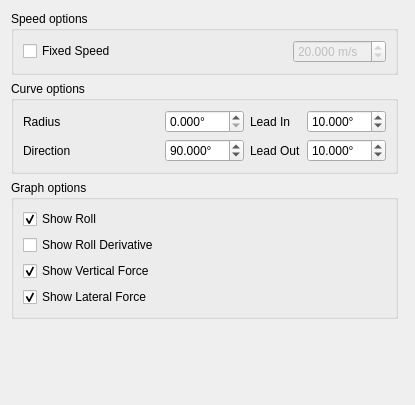
<?xml version="1.0" encoding="UTF-8"?>
<ui version="4.0">
 <class>SectionWidgetCurved</class>
 <widget class="QWidget" name="SectionWidgetCurved">
  <property name="geometry">
   <rect>
    <x>0</x>
    <y>0</y>
    <width>415</width>
    <height>405</height>
   </rect>
  </property>
  <property name="windowTitle">
   <string>Form</string>
  </property>
  <layout class="QGridLayout" name="gridLayout">
   <item row="3" column="0" colspan="2">
    <spacer name="verticalSpacer">
     <property name="orientation">
      <enum>Qt::Vertical</enum>
     </property>
     <property name="sizeHint" stdset="0">
      <size>
       <width>20</width>
       <height>40</height>
      </size>
     </property>
    </spacer>
   </item>
   <item row="1" column="0">
    <widget class="QGroupBox" name="groupBox_2">
     <property name="title">
      <string>Curve options</string>
     </property>
     <layout class="QGridLayout" name="gridLayout_3">
      <item row="0" column="4">
       <widget class="QDoubleSpinBox" name="inputLeadIn">
        <property name="suffix">
         <string>°</string>
        </property>
        <property name="decimals">
         <number>3</number>
        </property>
        <property name="minimum">
         <double>-360.000000000000000</double>
        </property>
        <property name="maximum">
         <double>360.000000000000000</double>
        </property>
        <property name="value">
         <double>10.000000000000000</double>
        </property>
       </widget>
      </item>
      <item row="1" column="4">
       <widget class="QDoubleSpinBox" name="inputLeadOut">
        <property name="suffix">
         <string>°</string>
        </property>
        <property name="decimals">
         <number>3</number>
        </property>
        <property name="minimum">
         <double>-360.000000000000000</double>
        </property>
        <property name="maximum">
         <double>360.000000000000000</double>
        </property>
        <property name="value">
         <double>10.000000000000000</double>
        </property>
       </widget>
      </item>
      <item row="1" column="2">
       <widget class="QDoubleSpinBox" name="inputDirection">
        <property name="suffix">
         <string>°</string>
        </property>
        <property name="decimals">
         <number>3</number>
        </property>
        <property name="minimum">
         <double>-180.000000000000000</double>
        </property>
        <property name="maximum">
         <double>180.000000000000000</double>
        </property>
        <property name="singleStep">
         <double>1.000000000000000</double>
        </property>
        <property name="value">
         <double>90.000000000000000</double>
        </property>
       </widget>
      </item>
      <item row="1" column="0">
       <widget class="QLabel" name="label_2">
        <property name="text">
         <string>Direction</string>
        </property>
       </widget>
      </item>
      <item row="0" column="2">
       <widget class="QDoubleSpinBox" name="inputHeartline">
        <property name="suffix">
         <string>°</string>
        </property>
        <property name="decimals">
         <number>3</number>
        </property>
        <property name="maximum">
         <double>360.000000000000000</double>
        </property>
       </widget>
      </item>
      <item row="0" column="0">
       <widget class="QLabel" name="label">
        <property name="text">
         <string>Radius</string>
        </property>
       </widget>
      </item>
      <item row="0" column="1">
       <spacer name="horizontalSpacer_2">
        <property name="orientation">
         <enum>Qt::Horizontal</enum>
        </property>
        <property name="sizeHint" stdset="0">
         <size>
          <width>40</width>
          <height>20</height>
         </size>
        </property>
       </spacer>
      </item>
      <item row="0" column="3">
       <widget class="QLabel" name="label_3">
        <property name="text">
         <string>Lead In</string>
        </property>
       </widget>
      </item>
      <item row="1" column="3">
       <widget class="QLabel" name="label_4">
        <property name="text">
         <string>Lead Out</string>
        </property>
       </widget>
      </item>
     </layout>
    </widget>
   </item>
   <item row="0" column="0">
    <widget class="QGroupBox" name="groupBox">
     <property name="title">
      <string>Speed options</string>
     </property>
     <layout class="QGridLayout" name="gridLayout_2">
      <item row="0" column="3">
       <widget class="QDoubleSpinBox" name="inputSpeed">
        <property name="enabled">
         <bool>false</bool>
        </property>
        <property name="suffix">
         <string> m/s</string>
        </property>
        <property name="decimals">
         <number>3</number>
        </property>
        <property name="maximum">
         <double>500.000000000000000</double>
        </property>
        <property name="value">
         <double>20.000000000000000</double>
        </property>
       </widget>
      </item>
      <item row="0" column="1">
       <widget class="QCheckBox" name="useFixedSpeed">
        <property name="text">
         <string>Fixed Speed</string>
        </property>
       </widget>
      </item>
      <item row="0" column="2">
       <spacer name="horizontalSpacer">
        <property name="orientation">
         <enum>Qt::Horizontal</enum>
        </property>
        <property name="sizeHint" stdset="0">
         <size>
          <width>40</width>
          <height>20</height>
         </size>
        </property>
       </spacer>
      </item>
     </layout>
    </widget>
   </item>
   <item row="2" column="0">
    <widget class="QGroupBox" name="groupBox_3">
     <property name="title">
      <string>Graph options</string>
     </property>
     <layout class="QGridLayout" name="gridLayout_4">
      <item row="3" column="0">
       <widget class="QCheckBox" name="showLateralForce">
        <property name="text">
         <string>Show Lateral Force</string>
        </property>
        <property name="checked">
         <bool>true</bool>
        </property>
       </widget>
      </item>
      <item row="2" column="0">
       <widget class="QCheckBox" name="showVerticalForce">
        <property name="text">
         <string>Show Vertical Force</string>
        </property>
        <property name="checked">
         <bool>true</bool>
        </property>
       </widget>
      </item>
      <item row="1" column="0">
       <widget class="QCheckBox" name="showShowRollDerivative">
        <property name="text">
         <string>Show Roll Derivative</string>
        </property>
       </widget>
      </item>
      <item row="0" column="0">
       <widget class="QCheckBox" name="showRoll">
        <property name="text">
         <string>Show Roll</string>
        </property>
        <property name="checked">
         <bool>true</bool>
        </property>
       </widget>
      </item>
     </layout>
    </widget>
   </item>
  </layout>
 </widget>
 <resources/>
 <connections/>
</ui>
